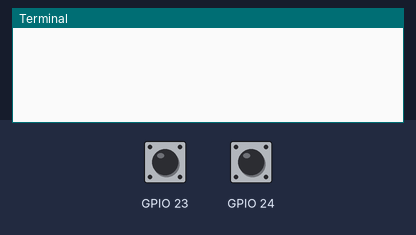
Bench run of a program on a simulated Raspberry Pi (BCM pin numbers). Shown: the last lines printed to the terminal. The inputs (shaded band) are chosen by the test bench; at power-on: GPIO 23 LOW, GPIO 24 HIGH.

Above: at 1.2 s.
1.3 s: GPIO 23 pulled HIGH for 0.15 s
At 2.0 s:
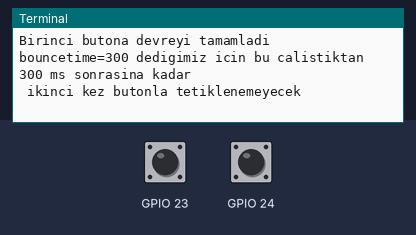
2.9 s: GPIO 24 pulled LOW for 0.15 s
At 3.9 s:
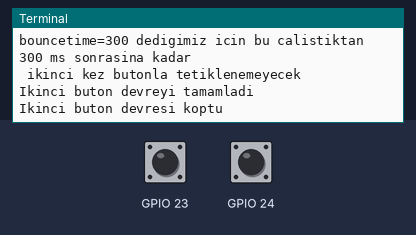

Measured:
- after the input at 1.3 s, the terminal: prints a new line at once (image 1)
- after the input at 2.9 s, the terminal: prints a new line at once (image 2)

The program:

05_python4.py
```python
#!/usr/bin/env python
# -*- coding: utf-8 -*-
import RPi.GPIO as GPIO
GPIO.setmode(GPIO.BCM)
GPIO.setup(23, GPIO.IN, pull_up_down = GPIO.PUD_DOWN)
GPIO.setup(24, GPIO.IN, pull_up_down = GPIO.PUD_UP)

def yirmiUcFonksiyonu(channel):
	print("Birinci butona devreyi tamamladi")
	print("bouncetime=300 dedigimiz icin bu calistiktan 300 ms sonrasina kadar\n ikinci kez butonla tetiklenemeyecek")

GPIO.add_event_detect(23, GPIO.RISING, callback=yirmiUcFonksiyonu, bouncetime=300)

while True:
	GPIO.wait_for_edge(24, GPIO.FALLING)
	print("Ikinci buton devreyi tamamladi")
	GPIO.wait_for_edge(24, GPIO.RISING)
	print("Ikinci buton devresi koptu")
GPIO.cleanup()
```
